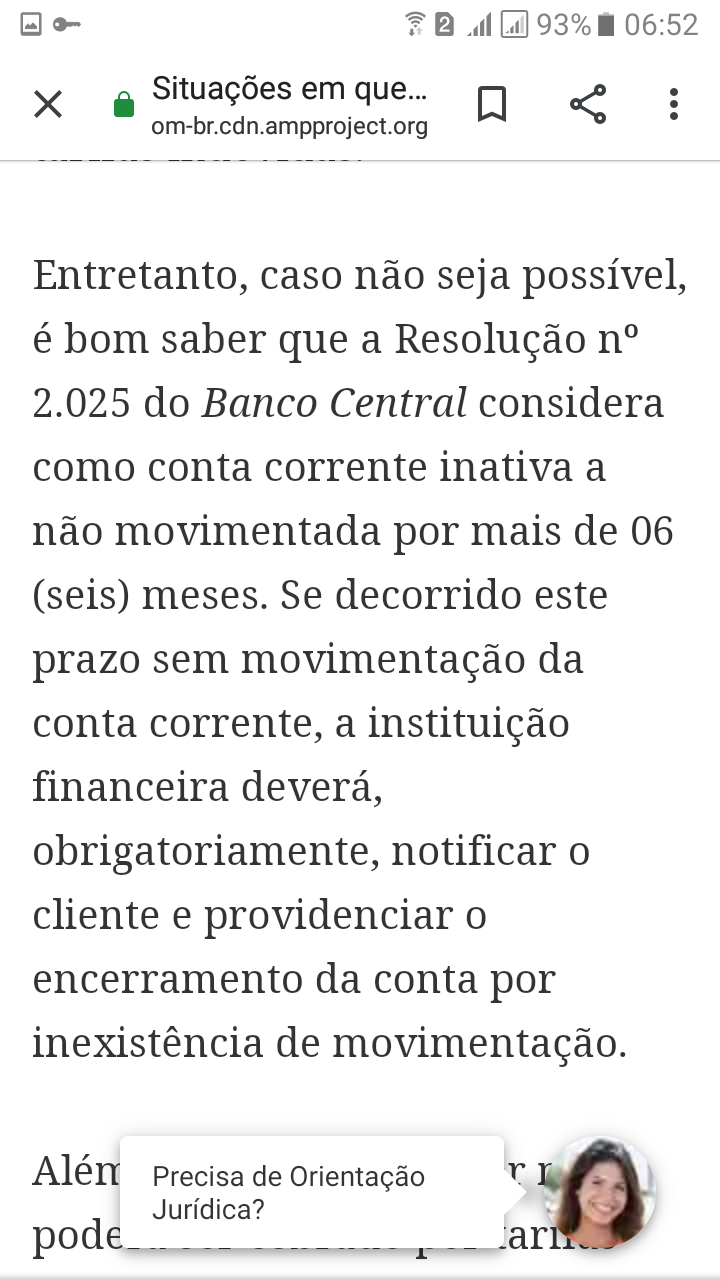
#> input picture teste2.png, 720 x 1280 px, found by its file name
$ jupyter execute 'reconhecimento_e_extração_de_texto.ipynb'
#> lines starting #> are read from the running program, lines starting #| are printed output that depends on the picture; after the words box and inside, x2 and y2 are one past the last pixel; in counts of white or black regions, pixels touching at a corner belong together
[cell 1]
import cv2 as cv
import pytesseract
import matplotlib.pyplot as plt
import matplotlib.image as mpimg

[cell 2]
def text_extract(fil):
#> called with fil = 'D:/freelance/Apps/pyton_learn/teste2.png'
    pytesseract.pytesseract.tesseract_cmd = 'C:/Users/dh_vi/AppData/Local/Tesseract-OCR/tesseract.exe'

    img = cv.imread(fil)
#> img is the input picture: shape (1280, 720, 3); mean B, G, R 238.4, 238.5, 238.7

    gray = cv.cvtColor(img, cv.COLOR_RGB2GRAY)

    ret, thresh1 = cv.threshold(gray, 0, 255, cv.THRESH_OTSU | cv.THRESH_BINARY_INV)
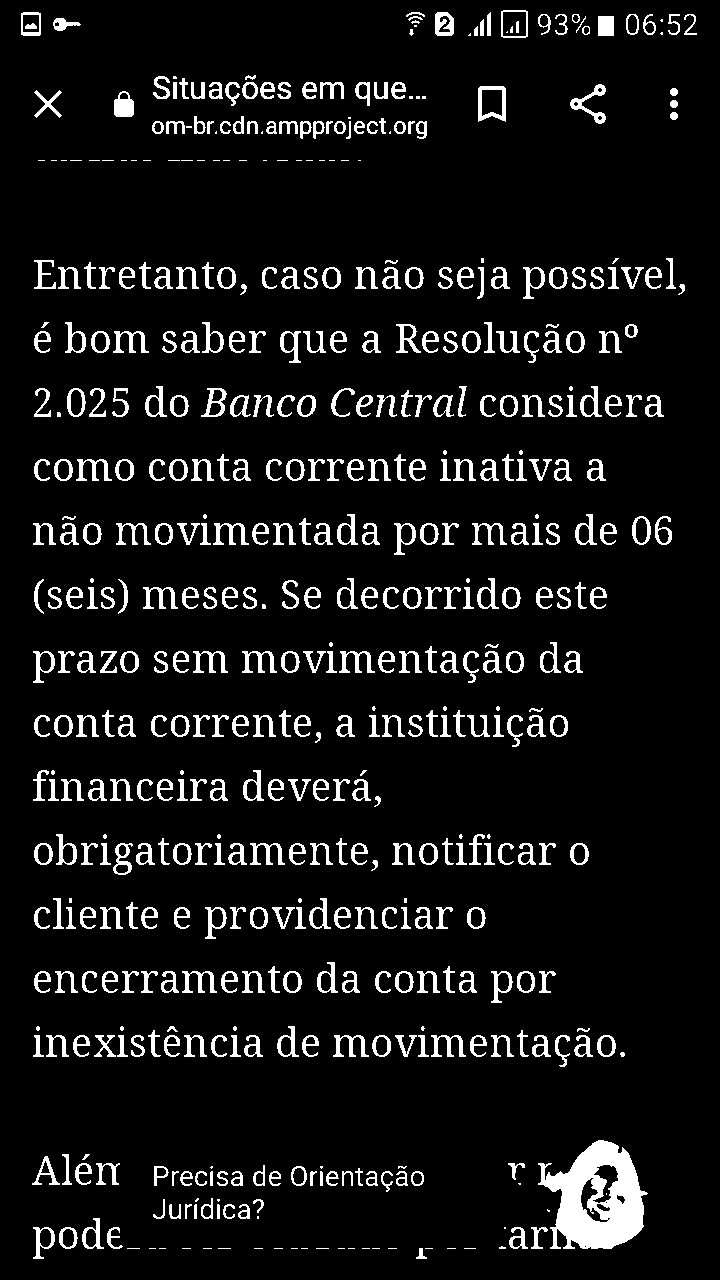
#> thresh1: shape (1280, 720); 8% white; 532 white regions (98 under 20 px)
#> ret = 162

    rect_kernel = cv.getStructuringElement(cv.MORPH_RECT,(256,500))

    dilatation = cv.dilate(thresh1, rect_kernel, iterations=2)
#> dilatation: shape (1280, 720); every value is 255

    contours, hierarchy = cv.findContours(dilatation, cv.RETR_EXTERNAL, cv.CHAIN_APPROX_NONE)
#> contours = 1 contour; box (x1, y1, x2, y2) and area: (0, 0, 720, 1280) 919601

    im2 = img.copy()

    file = open("inventario.txt", "w+")
    file.write("")
    file.close()

    for cnt in contours:
        x, y, w, h = cv.boundingRect(cnt)

        rect = cv.rectangle(im2, (x,y), (x + w, y + h), (0, 255, 0), 2)

        cropped = im2[y:y + h, x:x + w]

        file = open("inventario.txt", "a")

        text = pytesseract.image_to_string(cropped, lang='por')

        file.write(text)
        file.write("\n")

        file.close()
#> this loop made 1 pass

[cell 3]
text_extract("D:/freelance/Apps/pyton_learn/teste2.png")
#> (the call stopped at in text_extract, `text = pytesseract.image_to_string(cropped, lang='por')`: pytesseract is not available in this run)
fils = open("inventario.txt", "r")
print(fils.read())

[cell 4]
ima = mpimg.imread("D:/freelance/Apps/pyton_learn/teste2.png")
impllt = plt.imshow(ima)
plt.show()
